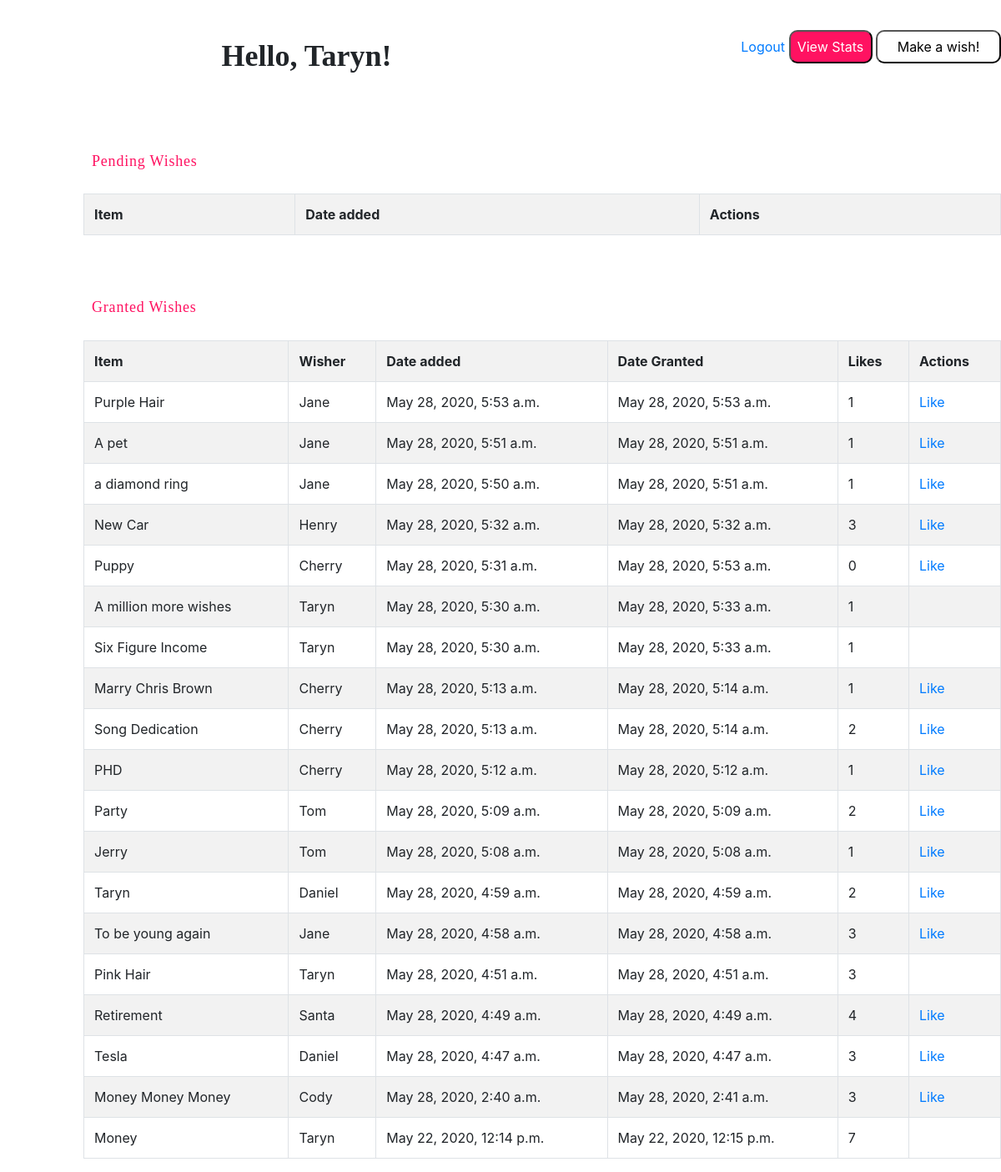
Page /wishes (signed in) on the committed database.
### app/models.py (models this page shows)
class Wish(models.Model):
    item = models.CharField(max_length=255)
    description = models.CharField(max_length=255)
    granted = models.BooleanField(default=False)
    user = models.ForeignKey(User, related_name="wish",
                             on_delete=models.CASCADE)
    created_at = models.DateTimeField(auto_now_add=True)
    updated_at = models.DateTimeField(auto_now=True)
    objects = WishManager()

class User(models.Model):
    first_name = models.CharField(max_length=255)
    last_name = models.CharField(max_length=255)
    email = models.CharField(max_length=255)
    password = models.CharField(max_length=255)
    created_at = models.DateTimeField(auto_now_add=True)
    updated_at = models.DateTimeField(auto_now=True)
    objects = UserManager()

### app/views.py (the view)
# urls.py: path("wishes", views.wishes),
def wishes(request):
    active_session = request.session.get("user_id")
    if active_session:
        user = User.objects.filter(id=active_session).first()
        granted_wishes = Wish.objects.filter(
            granted=True).order_by("-created_at")
        pending_wishes = Wish.objects.filter(
            granted=False, user=user).order_by("-created_at")
        likes = Like.objects.all()
        context = {
            "user": user,
            "granted_wishes": granted_wishes,
            "pending_wishes": pending_wishes,
            "likes": likes,
        }
        return render(request, "wishes.html", context)
    else:
        return redirect("/")

### app/templates/wishes.html (shortened to what this page needs)
<!DOCTYPE html>
<html lang="en">
<head>
    <link href="https://stackpath.bootstrapcdn.com/bootstrap/4.4.1/css/bootstrap.min.css" rel="stylesheet"> {% load static %}
    <link rel="stylesheet" href="{% static 'style.css' %}">
</head>
<body>
    <div class="container">
        <div class="row py-3">
            <div class="col pl-0">
                <h1 style="font-size: 36px; font-weight: bold; padding-top: 10px; margin-top: 20px;">Hello, {{request.session.user_name}}!</h1>
            </div>
            <div class="col text-right pr-0">
                <a href="logout">Logout</a>
                <a href="/wishes/stats"><button type="button" style="margin-top: 20px; width: 100px; height: 40px; background-color:#FF1261; color: white; border-radius: 10px;"> View Stats </button></a>
                <a href="/wishes/new"><button type="button" style="margin-top: 20px; width: 150px; height: 40px; background-color: white; color: black; border-radius: 10px;"> Make a wish! </button></a>
            </div>
        </div>
        <br><br>
        <div class="row">
            <p style="color: #FF1261; font-size: 18px;"> Pending Wishes </p>
            <table class="table table-striped table-bordered">
                <tr>
                    <th>Item</th>
                    <th>Date added</th>
                    <th>Actions</th>
                </tr>
            </table>
        </div>
        <br><br>
        <div class="row">
            <p style="color: #FF1261; font-size: 18px;"> Granted Wishes </p>
            <table class="table table-striped table-bordered">
                <tr>
                    <th>Item</th>
                    <th>Wisher</th>
                    <th>Date added</th>
                    <th>Date Granted</th>
                    <th>Likes</th>
                    <th>Actions</th>
                </tr>
                {%for g in granted_wishes%}
                <tr>
                    <td> {{g.item}} </td>
                    <td> {{g.user.first_name}} </td>
                    <td> {{g.created_at}} </td>
                    <td> {{g.updated_at}} </td>
                    <td> {{ g.likes.all.count }} </td>
                    <td> {% if user != g.user %} <a href="like/{{g.id}}"> Like </a> {% endif %} </td>
                </tr>
                {%endfor%}
            </table>
        </div>
    </div>
</body>
</html>

### app/static/style.css (style rules this page uses)
body { margin-left: 100px; }
h1, h2, h3, h4, h5 { text-align: center; padding: 10px; font-family: "avenir"; font-weight: 100; }
p { text-align: center; padding: 10px; font-family: "avenir"; font-weight: 100; font-size: 12px; letter-spacing: 0.8px; line-height: 1.4em; }
td { padding-right: 10px; font-size: 16px; }

### rows in the picture
Wish: item "Purple Hair", user.first_name "Jane", created_at "May 28, 2020, 5:53 a.m.", updated_at "May 28, 2020, 5:53 a.m.", likes.all.count "1"
Wish: item "A pet", user.first_name "Jane", created_at "May 28, 2020, 5:51 a.m.", updated_at "May 28, 2020, 5:51 a.m.", likes.all.count "1"
Wish: item "a diamond ring", user.first_name "Jane", created_at "May 28, 2020, 5:50 a.m.", updated_at "May 28, 2020, 5:51 a.m.", likes.all.count "1"
Wish: item "New Car", user.first_name "Henry", created_at "May 28, 2020, 5:32 a.m.", updated_at "May 28, 2020, 5:32 a.m.", likes.all.count "3"
Wish: item "Puppy", user.first_name "Cherry", created_at "May 28, 2020, 5:31 a.m.", updated_at "May 28, 2020, 5:53 a.m.", likes.all.count "0"
Wish: item "A million more wishes", user.first_name "Taryn", created_at "May 28, 2020, 5:30 a.m.", updated_at "May 28, 2020, 5:33 a.m.", likes.all.count "1"
Wish: item "Six Figure Income", user.first_name "Taryn", created_at "May 28, 2020, 5:30 a.m.", updated_at "May 28, 2020, 5:33 a.m.", likes.all.count "1"
Wish: item "Marry Chris Brown", user.first_name "Cherry", created_at "May 28, 2020, 5:13 a.m.", updated_at "May 28, 2020, 5:14 a.m.", likes.all.count "1"
Wish: item "Song Dedication", user.first_name "Cherry", created_at "May 28, 2020, 5:13 a.m.", updated_at "May 28, 2020, 5:14 a.m.", likes.all.count "2"
Wish: item "PHD", user.first_name "Cherry", created_at "May 28, 2020, 5:12 a.m.", updated_at "May 28, 2020, 5:12 a.m.", likes.all.count "1"
Wish: item "Party", user.first_name "Tom", created_at "May 28, 2020, 5:09 a.m.", updated_at "May 28, 2020, 5:09 a.m.", likes.all.count "2"
Wish: item "Jerry", user.first_name "Tom", created_at "May 28, 2020, 5:08 a.m.", updated_at "May 28, 2020, 5:08 a.m.", likes.all.count "1"
Wish: item "Taryn", user.first_name "Daniel", created_at "May 28, 2020, 4:59 a.m.", updated_at "May 28, 2020, 4:59 a.m.", likes.all.count "2"
Wish: item "To be young again", user.first_name "Jane", created_at "May 28, 2020, 4:58 a.m.", updated_at "May 28, 2020, 4:58 a.m.", likes.all.count "3"
Wish: item "Pink Hair", user.first_name "Taryn", created_at "May 28, 2020, 4:51 a.m.", updated_at "May 28, 2020, 4:51 a.m.", likes.all.count "3"
Wish: item "Retirement", user.first_name "Santa", created_at "May 28, 2020, 4:49 a.m.", updated_at "May 28, 2020, 4:49 a.m.", likes.all.count "4"
Wish: item "Tesla", user.first_name "Daniel", created_at "May 28, 2020, 4:47 a.m.", updated_at "May 28, 2020, 4:47 a.m.", likes.all.count "3"
Wish: item "Money Money Money", user.first_name "Cody", created_at "May 28, 2020, 2:40 a.m.", updated_at "May 28, 2020, 2:41 a.m.", likes.all.count "3"
Wish: item "Money", user.first_name "Taryn", created_at "May 22, 2020, 12:14 p.m.", updated_at "May 22, 2020, 12:15 p.m.", likes.all.count "7"

### other values in the picture
{{ request.session.user_name }} "Taryn"
